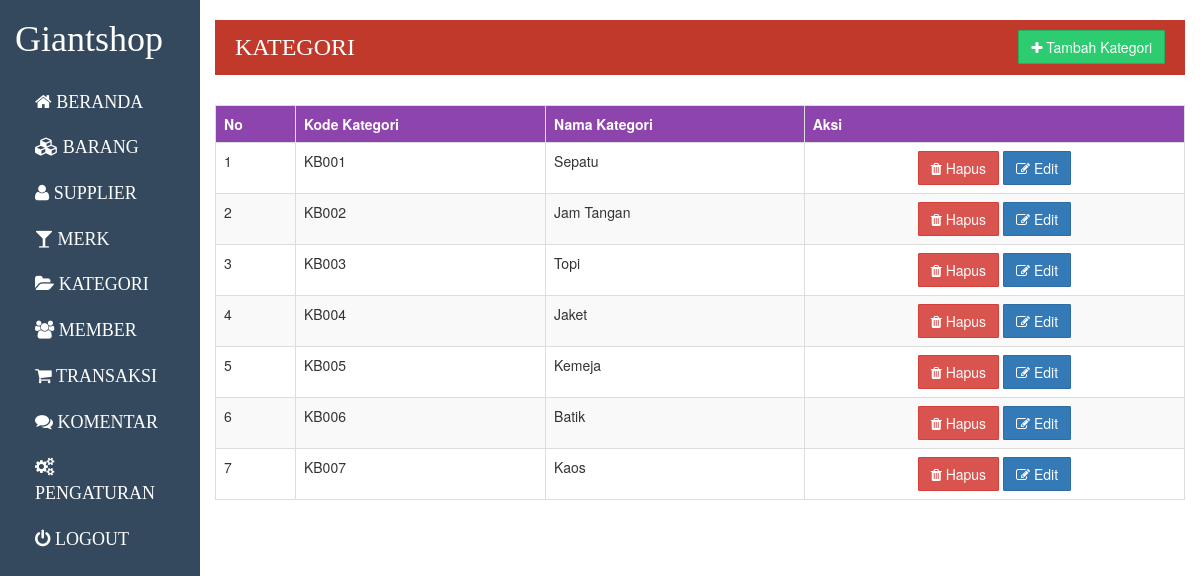
Page /admin/index.php?p=kategori (signed in) on the committed database.
### tables this page shows
CREATE TABLE IF NOT EXISTS `jenis` (
  `kdjenis` char(5) NOT NULL,
  `nmjenis` varchar(25) NOT NULL
);

### admin/operation/kategori/index.php (the view)
<div class="title">
	<h3>kategori</h3>
	<a href="?p=tambahkategori" class="btn btn-success"><i class="fa fa-plus"></i> Tambah Kategori</a>
</div>
<table cellspacing=0 class="table table-striped table-bordered">
	<tr>
		<th>No</th>
		<th>Kode Kategori</th>
		<th>Nama Kategori</th>
		<th>Aksi</th>
	</tr>
<?php
$q = "SELECT * FROM `jenis` ORDER BY 'kdjenis' ASC";
$sql = mysql_query($q);
$no = 1;
while($res = mysql_fetch_array($sql)){?>
	<tr>
		<td><?php echo $no; ?></td>
		<td><?php echo $res[0]; ?></td>
		<td><?php echo $res[1]; ?></td>
		<td align="center">
			<a href="?p=hapuskategori&kd=<?php echo $res[0]; ?>" class="btn btn-danger" onclick="return confirm('Anda yakin mau menghapus ini?')"><i class="fa fa-trash"></i> Hapus</a>
			<a href="?p=editkategori&kd=<?php echo $res[0]; ?>" class="btn btn-primary"><i class="fa fa-edit"></i> Edit</a>
		</td>
	</tr>
<?php
	$no++;
}
?>
</table>

### assets/css/admin.css (style rules this page uses)
table { margin: 20px auto; }
table th { background-color: #8e44ad; color: #fff; }
.title { background-color: #c0392b; color: #fff; padding: 10px 20px; margin-bottom: 30px; }
.title h3 { margin: 0; text-transform: uppercase; font-family: Langdon; display: inline-block; line-height: 35px; }
.title a { float: right; }

### rows in the picture
jenis: kdjenis "KB001", nmjenis "Sepatu"
jenis: kdjenis "KB002", nmjenis "Jam Tangan"
jenis: kdjenis "KB003", nmjenis "Topi"
jenis: kdjenis "KB004", nmjenis "Jaket"
jenis: kdjenis "KB005", nmjenis "Kemeja"
jenis: kdjenis "KB006", nmjenis "Batik"
jenis: kdjenis "KB007", nmjenis "Kaos"
